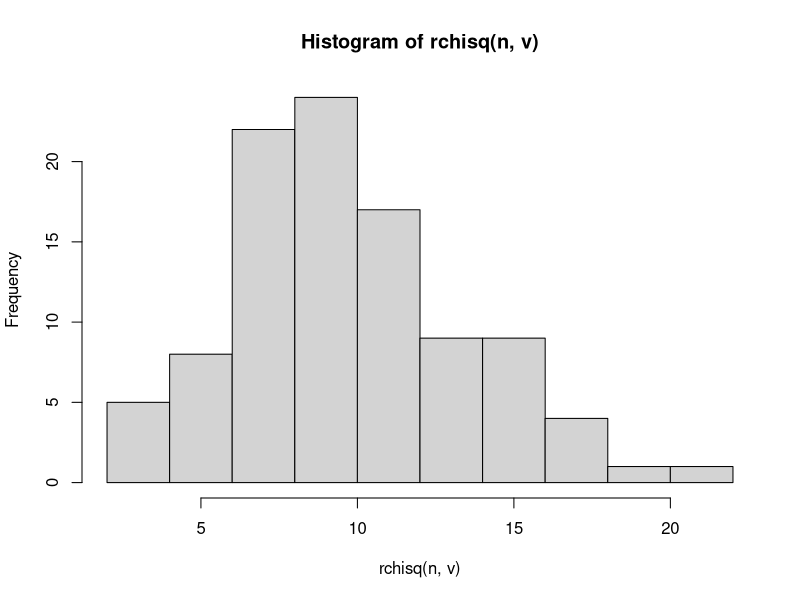

Recreate this plot in R.
#a
x <- 2
v <- 10
ans_a <- dchisq(x, v)
print(ans_a)

#b
n <- 100
hist(rchisq(n, v))

#c
rataan <- v
print(rataan)

varian <- 2 * v
print(varian)
